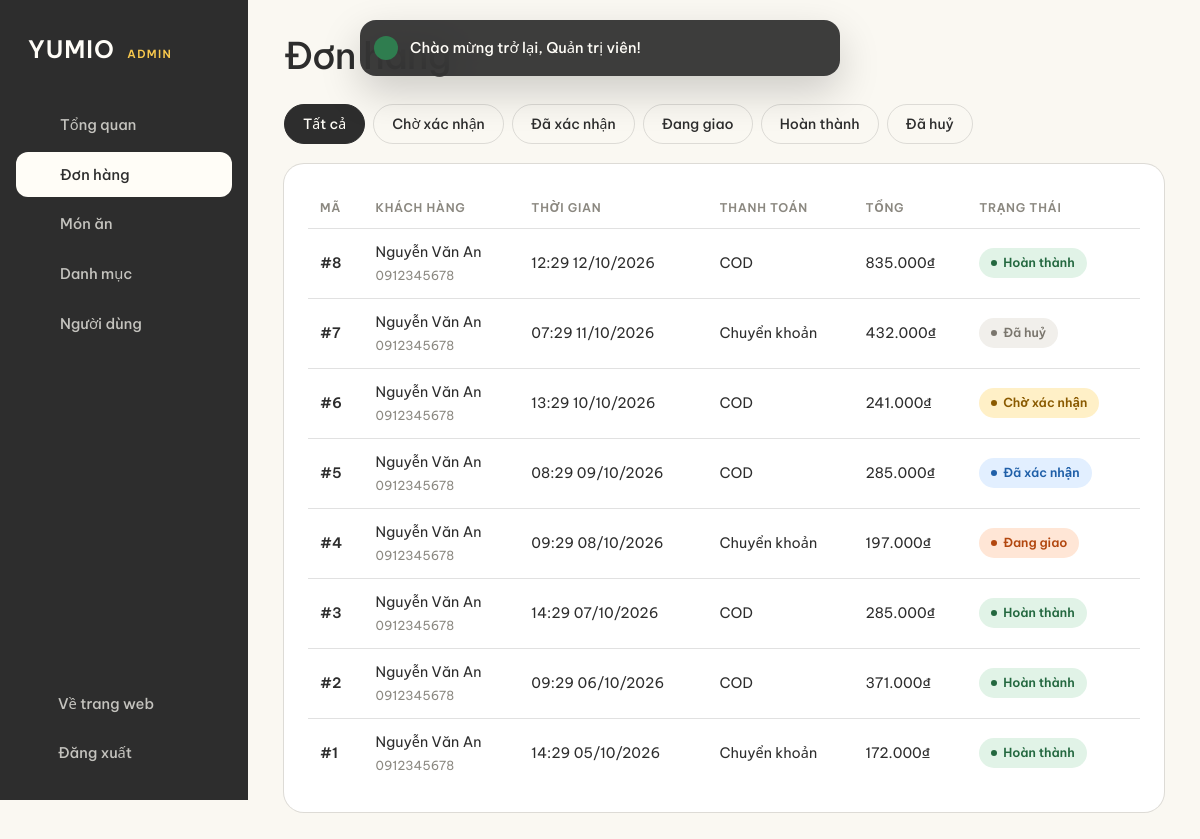
Page /admin/orders (signed in) on the committed database.
### tables this page shows
CREATE TABLE orders (
    id             INT UNSIGNED AUTO_INCREMENT PRIMARY KEY,
    user_id        INT UNSIGNED NOT NULL,
    receiver_name  VARCHAR(100) NOT NULL,
    phone          VARCHAR(20)  NOT NULL,
    address        VARCHAR(255) NOT NULL,
    note           TEXT NULL,
    subtotal       DECIMAL(12, 0) NOT NULL,
    shipping_fee   DECIMAL(12, 0) NOT NULL DEFAULT 0,
    total_amount   DECIMAL(12, 0) NOT NULL,
    payment_method ENUM('cod', 'bank') NOT NULL DEFAULT 'cod',
    status         ENUM('pending', 'confirmed', 'delivering', 'completed', 'cancelled') NOT NULL DEFAULT 'pending',
    created_at     TIMESTAMP NOT NULL DEFAULT CURRENT_TIMESTAMP,
    FOREIGN KEY (user_id) REFERENCES users(id) ON DELETE CASCADE
);

### app/Core/Controller.php (called while the page is built, shortened)
<?php
abstract class Controller
{
    protected function view(string $view, array $data = [], ?string $layout = 'main'): void
    {
        View::render($view, $data, $layout);
    }
}

### app/Controllers/Admin/OrderController.php (called while the page is built, shortened)
<?php
class OrderController extends Controller
{
    public function index(): void
    {
        $status = $this->input('status');
        $this->view('admin/order/index', [
            'title'  => 'Đơn hàng',
            'status' => $status,
            'orders' => Order::filter($status),
        ], 'admin');
    }
}

### public/index.php (called while the page is built, shortened)
<?php
require BASE_PATH . '/app/bootstrap.php';
$router = new App\Core\Router();
$router->dispatch($_SERVER['REQUEST_METHOD'], $_SERVER['REQUEST_URI']);

### app/bootstrap.php (called while the page is built, shortened)
<?php
spl_autoload_register(function (string $class): void {
    $prefix = 'App\\';
    $file = BASE_PATH . '/app/' . str_replace('\\', '/', substr($class, strlen($prefix))) . '.php';
});
require BASE_PATH . '/app/Helpers/functions.php';

### config/database.php (called while the page is built)
<?php
return [
    'host'     => getenv('DB_HOST') ?: '127.0.0.1',
    'port'     => (int) (getenv('DB_PORT') ?: 3306),
    'database' => getenv('DB_DATABASE') ?: 'yumio',
    'username' => getenv('DB_USERNAME') ?: 'root',
    'password' => getenv('DB_PASSWORD') ?: '',
    'charset'  => 'utf8mb4',
];

### app/Core/Database.php (called while the page is built, shortened)
<?php
class Database
{
    private static ?PDO $connection = null;
    public static function connection(): PDO
    {
        if (self::$connection === null) {
            $db = config('database');
            $dsn = "mysql:host={$db['host']};port={$db['port']};dbname={$db['database']};charset={$db['charset']}";
            self::$connection = new PDO($dsn, $db['username'], $db['password'], [
                PDO::ATTR_ERRMODE            => PDO::ERRMODE_EXCEPTION,
                PDO::ATTR_DEFAULT_FETCH_MODE => PDO::FETCH_ASSOC,
                PDO::ATTR_EMULATE_PREPARES   => false,
            ]);
        }
        return self::$connection;
    }
}

### app/Core/Model.php (called while the page is built, shortened)
<?php
abstract class Model
{
    protected static function db(): PDO
    {
        return Database::connection();
    }
}

### app/Models/Order.php (called while the page is built, shortened)
<?php
class Order extends Model
{
    public static function filter(?string $status = null): array
    {
        $sql = 'SELECT o.*, u.email FROM orders o JOIN users u ON u.id = o.user_id';
        $params = [];
        $stmt = static::db()->prepare($sql . ' ORDER BY o.created_at DESC, o.id DESC');
        $stmt->execute($params);
        return $stmt->fetchAll();
    }
}

### app/Views/admin/order/index.php (the view)
<?php require BASE_PATH . '/app/Views/partials/admin_head.php'; ?>
<nav class="chip-nav chip-nav--start" aria-label="Lọc theo trạng thái">
    <a href="<?= url('/admin/orders') ?>" class="chip <?= !$status ? 'is-active' : '' ?>">Tất cả</a>
    <?php foreach (App\Models\Order::STATUSES as $value => $label): ?>
        <a href="<?= url('/admin/orders?status=' . $value) ?>" class="chip <?= $status === $value ? 'is-active' : '' ?>"><?= e($label) ?></a>
    <?php endforeach; ?>
</nav>
<section class="panel">
    <?php if ($orders): ?>
        <table class="table">
            <thead><tr><th>Mã</th><th>Khách hàng</th><th>Thời gian</th><th>Thanh toán</th><th>Tổng</th><th>Trạng thái</th></tr></thead>
            <tbody>
            <?php foreach ($orders as $order): ?>
                <tr data-href="<?= url('/admin/orders/' . $order['id']) ?>">
                    <td><a href="<?= url('/admin/orders/' . $order['id']) ?>">#<?= $order['id'] ?></a></td>
                    <td><?= e($order['receiver_name']) ?><small><?= e($order['phone']) ?></small></td>
                    <td><?= date('H:i d/m/Y', strtotime($order['created_at'])) ?></td>
                    <td><?= $order['payment_method'] === 'cod' ? 'COD' : 'Chuyển khoản' ?></td>
                    <td><?= format_price($order['total_amount']) ?></td>
                    <td><span class="status-pill status--<?= $order['status'] ?>"><?= e(App\Models\Order::STATUSES[$order['status']]) ?></span></td>
                </tr>
            <?php endforeach; ?>
            </tbody>
        </table>
    <?php else: ?>
        <p class="muted">Không có đơn hàng nào.</p>
    <?php endif; ?>
</section>

### app/Core/Router.php (shortened to what this page needs)
<?php
class Router
{
    private array $routes = [];
    private function add(string $method, string $path, array $action, array $middlewares): void
    {
        $this->routes[$method][] = compact('pattern', 'action', 'middlewares');
    }
    public function dispatch(string $method, string $uri): void
    {
        $path = $this->normalizePath($uri);
        foreach ($this->routes[$method] ?? [] as $route) {
            if (!preg_match($route['pattern'], $path, $matches)) {
                continue;
            }
            $params = array_filter($matches, 'is_string', ARRAY_FILTER_USE_KEY);
            [$controller, $action] = $route['action'];
            (new $controller())->$action(...$params);
            return;
        }
    }
    private function normalizePath(string $uri): string
    {
        $path = parse_url($uri, PHP_URL_PATH) ?: '/';
        return rtrim($path, '/') ?: '/';
    }
}

### public/assets/css/style.css (style rules this page uses)
:root { --cream: #fffdf7; --cream-2: #fff9e9; --cream-3: #fff3d6; --ink: #2d2d2d; --ink-soft: #5c5a55; --ink-faint: #8b8880; --line: rgba(45, 45, 45, 0.14); --white: #fff; --success: #2f7d4f; --danger: #c63a2b; --c-yellow: #f9c94d; --c-orange: #f6893b; --c-red: #e9573d; --c-green: #9cc94a; --c-blue: #2fb3d3; --c-peach: #f8a46b; --font-sans: "Be Vietnam Pro", system-ui, -apple-system, "Segoe UI", sans-serif; --font-serif: "Playfair Display", Georgia, "Times New Roman", serif; --font-display: "Anton", Impact, "Arial Narrow", sans-serif; --container: 1200px; --gutter: clamp(20px, 4vw, 48px); --section-space: clamp(88px, 11vw, 176px); --radius: 18px; --radius-sm: 12px; --pill: 999px; --ease-out: cubic-bezier(0.22, 1, 0.36, 1); --ease-in-out: cubic-bezier(0.65, 0, 0.35, 1); --press: 100ms; --header-h: 124px; color-scheme: light; }
*, *::before, *::after { box-sizing: border-box; }
html { -webkit-text-size-adjust: 100%; scroll-padding-top: calc(var(--header-h) + 16px); }
body { margin: 0; background: var(--cream); color: var(--ink); font: 400 1rem/1.6 var(--font-sans); -webkit-font-smoothing: antialiased; -moz-osx-font-smoothing: grayscale; text-rendering: optimizeLegibility; overflow-x: hidden; }
img, svg { display: block; max-width: 100%; }
a { color: inherit; text-decoration: none; }
.chip-nav { display: flex; justify-content: center; gap: 8px; flex-wrap: wrap; margin-bottom: clamp(40px, 5vw, 72px); }
.chip { display: inline-flex; align-items: center; min-height: 40px; padding: 0 18px; border-radius: var(--pill); border: 1px solid var(--line); font-size: 0.88rem; font-weight: 500; transition: border-color 160ms ease, background-color 160ms ease, color 160ms ease, transform var(--press) ease-out; }
.chip.is-active { background: var(--ink); border-color: var(--ink); color: var(--cream); }
.status-pill { display: inline-flex; align-items: center; gap: 6px; padding: 5px 12px; border-radius: var(--pill); font-size: 0.78rem; font-weight: 600; white-space: nowrap; background: #eee; }
.status-pill::before { content: ""; width: 6px; height: 6px; border-radius: 50%; background: currentColor; }
.status--pending { background: #fff0c7; color: #8a5a00; }
.status--confirmed { background: #e2efff; color: #1f5fa8; }
.status--delivering { background: #ffe6d6; color: #b2470f; }
.status--completed { background: #e1f3e7; color: #23683f; }
.status--cancelled { background: #f1efeb; color: #7a766d; }

### public/assets/css/admin.css (style rules this page uses)
body.admin { display: grid; grid-template-columns: 248px minmax(0, 1fr); min-height: 100dvh; background: #faf8f2; }
.panel { padding: 24px; border-radius: 20px; background: var(--white); box-shadow: 0 0 0 1px var(--line); min-width: 0; }
.table { width: 100%; border-collapse: collapse; font-size: 0.9rem; }
.table th { padding: 10px 12px; border-bottom: 1px solid var(--line); font-size: 0.75rem; font-weight: 600; letter-spacing: 0.06em; text-transform: uppercase; text-align: left; color: var(--ink-faint); white-space: nowrap; }
.table td { padding: 12px; border-bottom: 1px solid var(--line); vertical-align: middle; }
.table tr:last-child td { border-bottom: 0; }
.table td small { display: block; margin-top: 2px; font-size: 0.78rem; color: var(--ink-faint); }
.table td a { font-weight: 600; }
.table tbody tr { transition: background-color 120ms ease; }
.table tr[data-href] { cursor: pointer; }
.chip-nav--start { justify-content: flex-start; margin-bottom: 20px; }

### rows in the picture
orders: id "8", receiver_name "Nguyễn Văn An", phone "0912345678", created_at "12:29 12/10/2026", payment_method "COD", total_amount "835.000₫", status "Hoàn thành"
orders: id "7", receiver_name "Nguyễn Văn An", phone "0912345678", created_at "07:29 11/10/2026", payment_method "Chuyển khoản", total_amount "432.000₫", status "Đã huỷ"
orders: id "6", receiver_name "Nguyễn Văn An", phone "0912345678", created_at "13:29 10/10/2026", payment_method "COD", total_amount "241.000₫", status "Chờ xác nhận"
orders: id "5", receiver_name "Nguyễn Văn An", phone "0912345678", created_at "08:29 09/10/2026", payment_method "COD", total_amount "285.000₫", status "Đã xác nhận"
orders: id "4", receiver_name "Nguyễn Văn An", phone "0912345678", created_at "09:29 08/10/2026", payment_method "Chuyển khoản", total_amount "197.000₫", status "Đang giao"
orders: id "3", receiver_name "Nguyễn Văn An", phone "0912345678", created_at "14:29 07/10/2026", payment_method "COD", total_amount "285.000₫", status "Hoàn thành"
orders: id "2", receiver_name "Nguyễn Văn An", phone "0912345678", created_at "09:29 06/10/2026", payment_method "COD", total_amount "371.000₫", status "Hoàn thành"
orders: id "1", receiver_name "Nguyễn Văn An", phone "0912345678", created_at "14:29 05/10/2026", payment_method "Chuyển khoản", total_amount "172.000₫", status "Hoàn thành"

### other values in the picture
$label "Tổng quan"
$label "Đơn hàng"
$label "Món ăn"
$label "Danh mục"
$label "Người dùng"
$message "Chào mừng trở lại, Quản trị viên!"
$label "Chờ xác nhận"
$label "Đã xác nhận"
$label "Đang giao"
$label "Hoàn thành"
$label "Đã huỷ"
